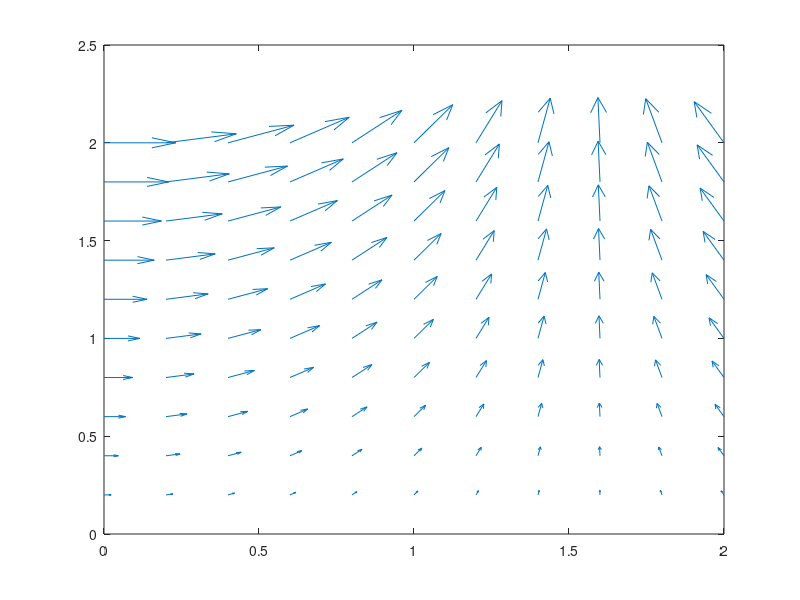
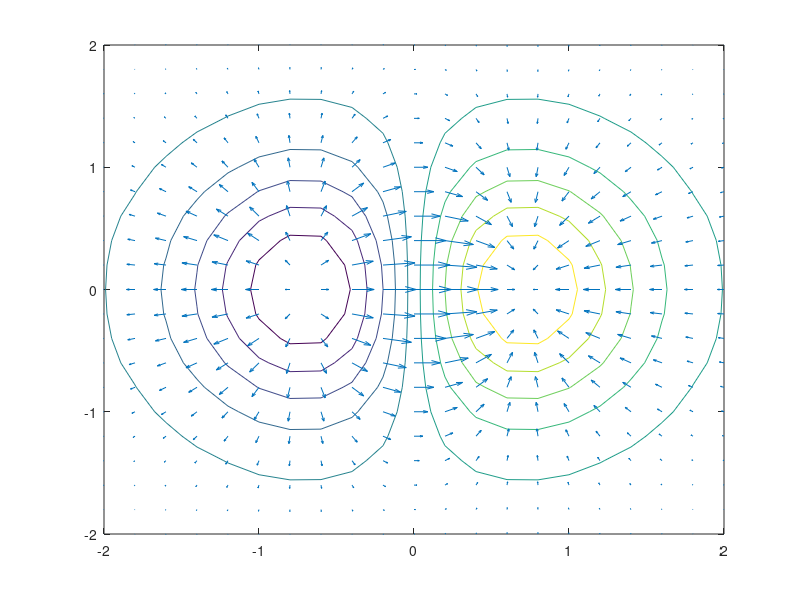

Here is the MATLAB script that generated these plots, in order:
%% first example
[x,y] = meshgrid(0:0.2:2,0:0.2:2);
u = cos(x).*y;
v = sin(x).*y;

figure
quiver(x,y,u,v)


%% second example
[X,Y] = meshgrid(-2:.2:2);
Z = X.*exp(-X.^2 - Y.^2);
[DX,DY] = gradient(Z,.2,.2);

figure
contour(X,Y,Z)
hold on
quiver(X,Y,DX,DY)
hold off